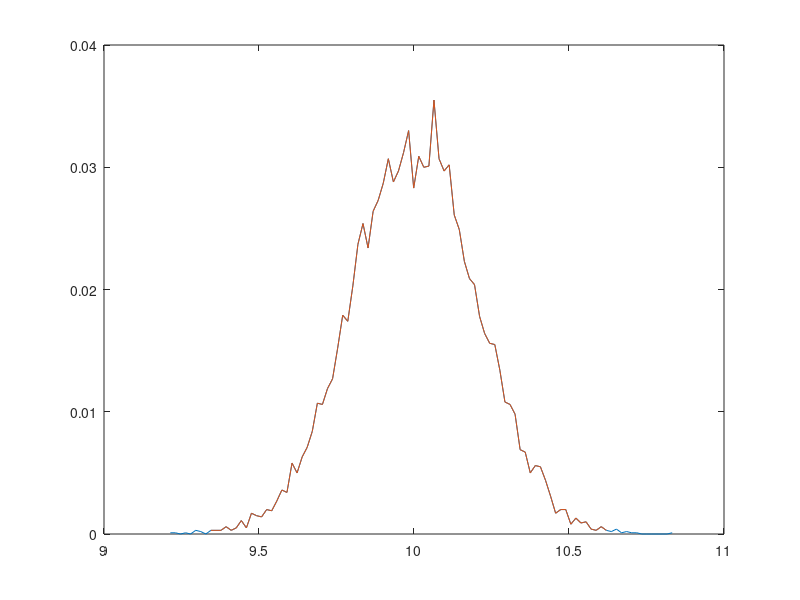

Recreate this plot in MATLAB. (Note: this script raises an error after producing the figure.)
%% generate data
x = 0:0.01:100;
y = 10+0.2*randn(length(x),1);
nbins = 100;
[H1, X1] = hist(y,nbins)

plot(X1, H1); figure(gcf)
%% remove outliers (this will change based on your data)
outliers = 1e-3;
H1 = H1/sum(H1);

cH1 = cumsum(H1);
J = min(find(cH1 > outliers)) : max(find(cH1 < (1-outliers)));

plot(X1, H1, X1(J), H1(J)); figure(gcf)
%% estimate initial parameters (this will also change based on your data)
pos = H1(J)*X1(J)' %Mean of the histogram
stdev = sqrt(H1(J)*X1(J).^2' - pos^2) %Standard deviation of histogram
amp = max(H1(J))*sqrt(2*pi)*stdev %Amplitude
%% Fit and plot

BETA = lsqcurvefit(@GaussianFit, [amp pos stdev] ,X1(J), H1(J),[0 -inf 0])

plot(X1(J), H1(J), 'o', X1(J), GaussianFit(BETA, X1(J)));
figure(gcf)

%% Area of Gaussian using our GaussianFit function is just BETA(1)